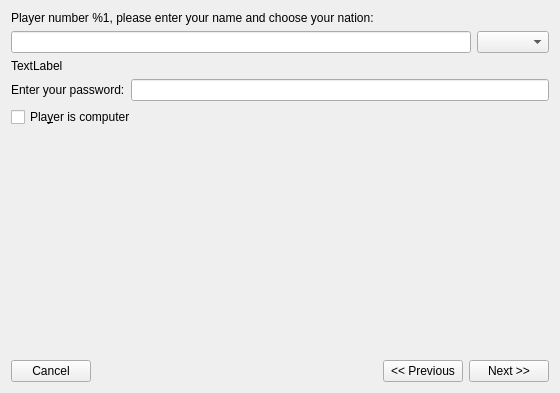
<?xml version="1.0" encoding="UTF-8"?>
<ui version="4.0">
 <class>QPlayerSetupWidget</class>
 <widget class="QWidget" name="QPlayerSetupWidget">
  <property name="geometry">
   <rect>
    <x>0</x>
    <y>0</y>
    <width>560</width>
    <height>393</height>
   </rect>
  </property>
  <property name="windowTitle">
   <string>Player Setup</string>
  </property>
  <layout class="QVBoxLayout" name="verticalLayout">
   <item>
    <widget class="QLabel" name="TextLabel1">
     <property name="frameShape">
      <enum>QFrame::NoFrame</enum>
     </property>
     <property name="text">
      <string>Player number %1, please enter your name and choose your nation:</string>
     </property>
     <property name="wordWrap">
      <bool>true</bool>
     </property>
     <property name="buddy">
      <cstring>nameLineEdit</cstring>
     </property>
    </widget>
   </item>
   <item>
    <layout class="QHBoxLayout" name="horizontalLayout_2">
     <item>
      <widget class="QLineEdit" name="nameLineEdit">
       <property name="text">
        <string/>
       </property>
       <property name="maxLength">
        <number>30</number>
       </property>
       <property name="alignment">
        <set>Qt::AlignLeading</set>
       </property>
      </widget>
     </item>
     <item>
      <widget class="QComboBox" name="nationCombo">
       <property name="toolTip">
        <string>Choose your nation</string>
       </property>
       <property name="whatsThis">
        <string>A combo box that lists currently available nations.
Choose one of them. It will be your nation during the game</string>
       </property>
       <property name="duplicatesEnabled">
        <bool>false</bool>
       </property>
      </widget>
     </item>
    </layout>
   </item>
   <item>
    <widget class="QLabel" name="messageLabel">
     <property name="enabled">
      <bool>true</bool>
     </property>
     <property name="text">
      <string comment="KDE::DoNotExtract">TextLabel</string>
     </property>
    </widget>
   </item>
   <item>
    <layout class="QHBoxLayout" name="horizontalLayout">
     <item>
      <widget class="QLabel" name="passwordLabel">
       <property name="text">
        <string>Enter your password:</string>
       </property>
       <property name="wordWrap">
        <bool>false</bool>
       </property>
      </widget>
     </item>
     <item>
      <widget class="QLineEdit" name="passwordEdit">
       <property name="enabled">
        <bool>true</bool>
       </property>
       <property name="maxLength">
        <number>8</number>
       </property>
       <property name="echoMode">
        <enum>QLineEdit::Password</enum>
       </property>
      </widget>
     </item>
    </layout>
   </item>
   <item>
    <widget class="QCheckBox" name="isComputerCheckBox">
     <property name="text">
      <string>Pla&amp;yer is computer</string>
     </property>
    </widget>
   </item>
   <item>
    <spacer name="verticalSpacer">
     <property name="orientation">
      <enum>Qt::Vertical</enum>
     </property>
     <property name="sizeHint" stdset="0">
      <size>
       <width>20</width>
       <height>40</height>
      </size>
     </property>
    </spacer>
   </item>
   <item>
    <layout class="QHBoxLayout" name="horizontalLayout_3">
     <item>
      <widget class="QPushButton" name="cancelButton">
       <property name="text">
        <string>Cancel</string>
       </property>
      </widget>
     </item>
     <item>
      <spacer name="horizontalSpacer">
       <property name="orientation">
        <enum>Qt::Horizontal</enum>
       </property>
       <property name="sizeHint" stdset="0">
        <size>
         <width>40</width>
         <height>20</height>
        </size>
       </property>
      </spacer>
     </item>
     <item>
      <widget class="QPushButton" name="previousButton">
       <property name="text">
        <string>&lt;&lt; Previous</string>
       </property>
      </widget>
     </item>
     <item>
      <widget class="QPushButton" name="nextButton">
       <property name="text">
        <string>Next &gt;&gt;</string>
       </property>
      </widget>
     </item>
    </layout>
   </item>
  </layout>
 </widget>
 <tabstops>
  <tabstop>nameLineEdit</tabstop>
  <tabstop>nationCombo</tabstop>
  <tabstop>isComputerCheckBox</tabstop>
 </tabstops>
 <includes>
  <include location="local">kpassworddialog.h</include>
 </includes>
 <resources/>
 <connections/>
</ui>
